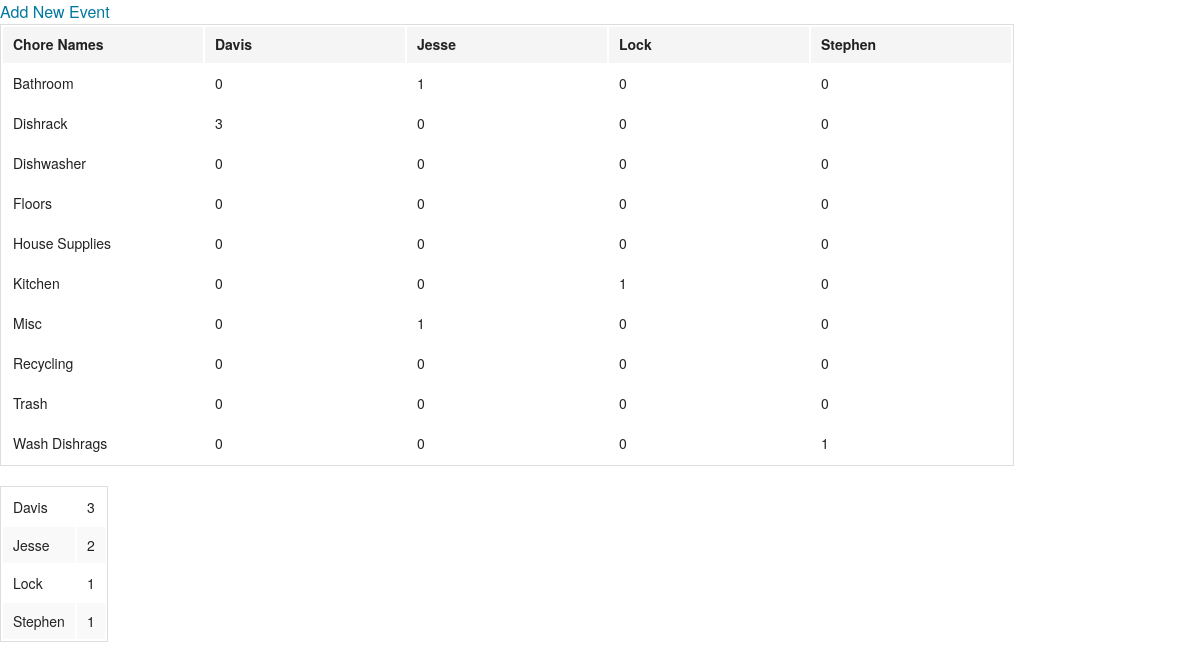
Page /chores/ on the committed database.
### chores/models.py (models this page shows, shortened)
class Roomie(models.Model):
    name = models.CharField(max_length=200)
    email = models.EmailField(max_length=254)

class Chore(models.Model):
    description = models.CharField(max_length=200)
    events = models.ManyToManyField('Roomie', through='Event')

### chores/views.py (the view)
def index(request):
  event_list = Event.objects.order_by('date')
  roomie_list = Roomie.objects.order_by('name')
  chore_list = Chore.objects.order_by('description')
  chore_count = {}
  for chore in chore_list:
    for roomie in roomie_list:
      if chore.description in chore_count.keys():
        chore_events = chore_count[chore.description]
        chore_events.append(event_list.filter(chore__description=chore.description).filter(roomie__name=roomie.name).count())
        chore_count[chore.description] = chore_events
      else:
        chore_count[chore.description] = [event_list.filter(chore__description=chore.description).filter(roomie__name=roomie.name).count()]
  roomie_chores = {}
  for roomie in roomie_list:
    roomie_chores[roomie.name] = event_list.filter(roomie__name=roomie.name).count()
  context = {
    'event_list': event_list,
    'roomie_list': roomie_list,
    'chore_list': chore_list,
    'chore_count': chore_count,
    'roomie_chores': roomie_chores,
  }
  return render(request, 'chores/index.html', context)

### chores/templates/chores/index.html
{% load staticfiles %}
<html>
    <head>
        <link rel="stylesheet" href="{% static 'foundation/css/foundation.css' %}">
    </head>
    <body>
        <a href="{% url 'chores:event_new' %}" class='new-event'>Add New Event</a>
        <table>
            <thead>
                <tr>
                    <th width='200'>Chore Names</th>
                    {% for roomie in roomie_list %}
                        <th width='200'>{{roomie.name}}</th>
                    {% endfor %}
                </tr>
            </thead>
            <tbody>
                {% for key, value in chore_count.items %}
                    <tr>
                        <td>{{key}}</td>
                        {% for count in value %}
                            <td>{{count}}</td>
                        {% endfor %}
                    <tr>
                {% endfor %}
            </tbody>
        </table>
        <table>
            <tbody>
                {% for key, value in roomie_chores.items %}
                    <tr>
                        <td>{{key}}</td>
                        <td>{{value}}</td>
                    </tr>
                {% endfor %}
            </tbody>
        </table>
    </body>
</html>

### rows in the picture
Roomie: name "Davis", roomie_chores "Davis"
Roomie: name "Jesse", roomie_chores "Jesse"
Roomie: name "Lock", roomie_chores "Lock"
Roomie: name "Stephen", roomie_chores "Stephen"
Chore: chore_count "Bathroom"
Chore: chore_count "Dishrack"
Chore: chore_count "Dishwasher"
Chore: chore_count "Floors"
Chore: chore_count "House Supplies"
Chore: chore_count "Kitchen"
Chore: chore_count "Misc"
Chore: chore_count "Recycling"
Chore: chore_count "Trash"
Chore: chore_count "Wash Dishrags"

### other values in the picture
{{ count }} "0" "1" "0" "0" "3" "0" "0" "0" "0" "0" "0" "0" "0" "0" "0" "0" "0" "0" "0" "0" "0" "0" "1" "0" "0" "1" "0" "0" "0" "0" "0" "0" "0" "0" "0" "0" "0" "0" "0" "1"
{{ value }} "3" "2" "1" "1"
